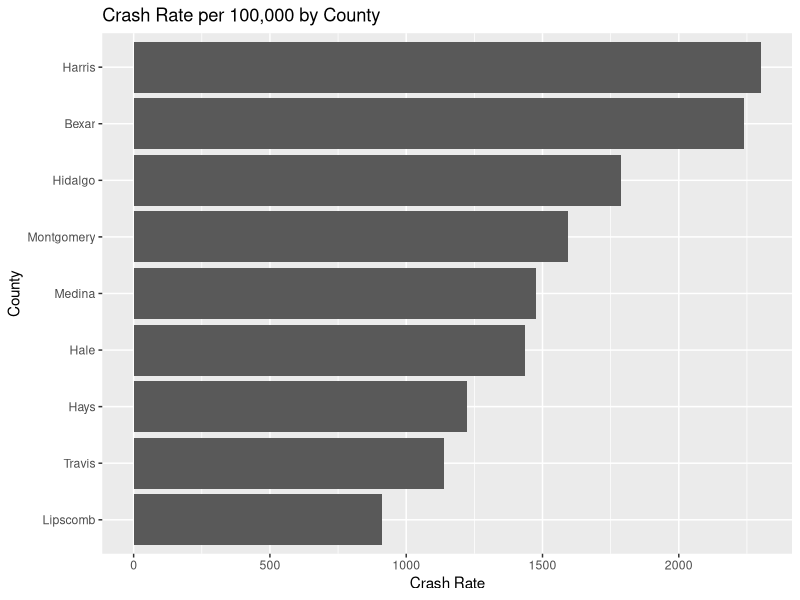
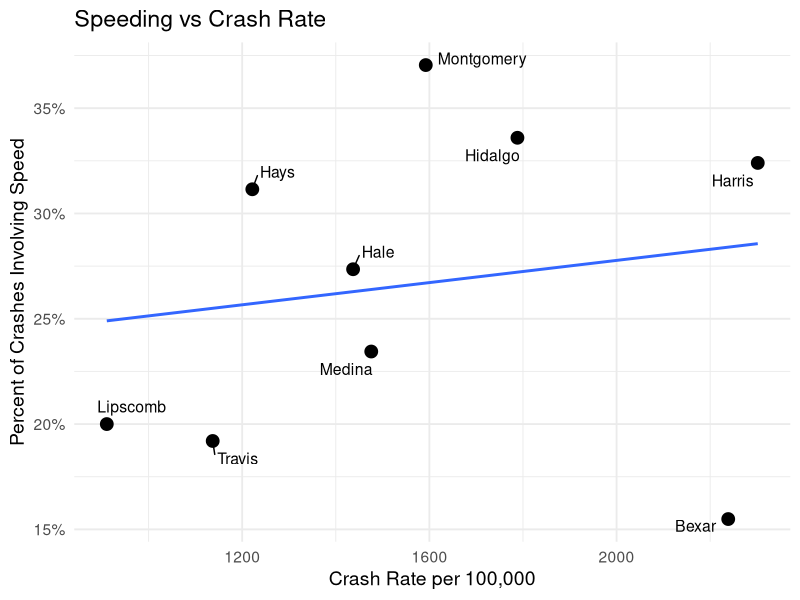
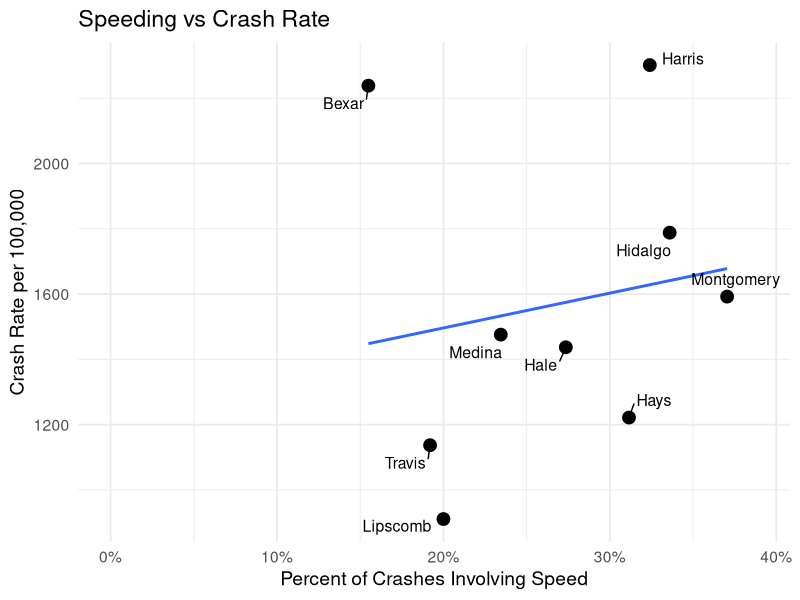
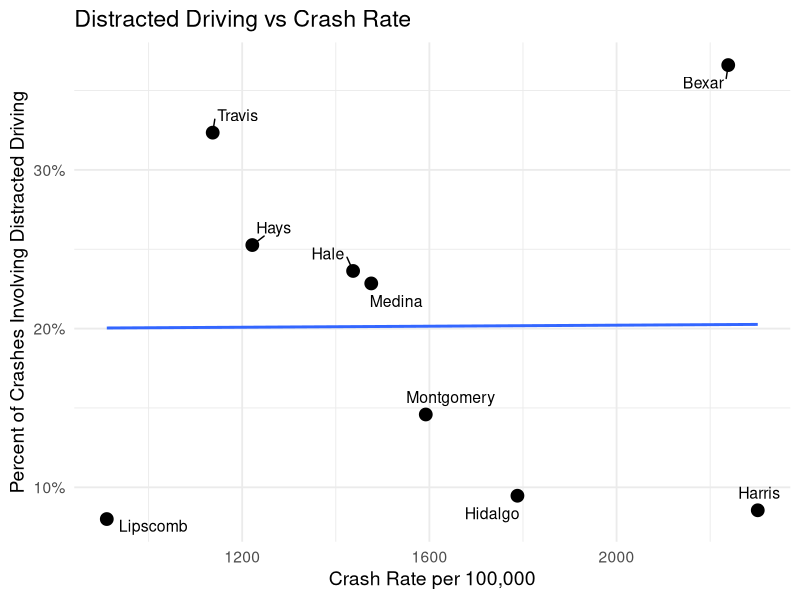
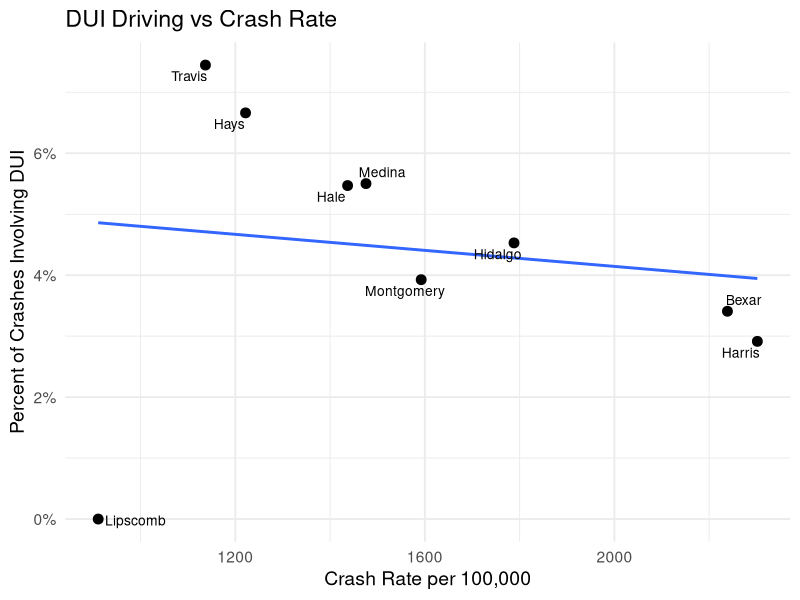
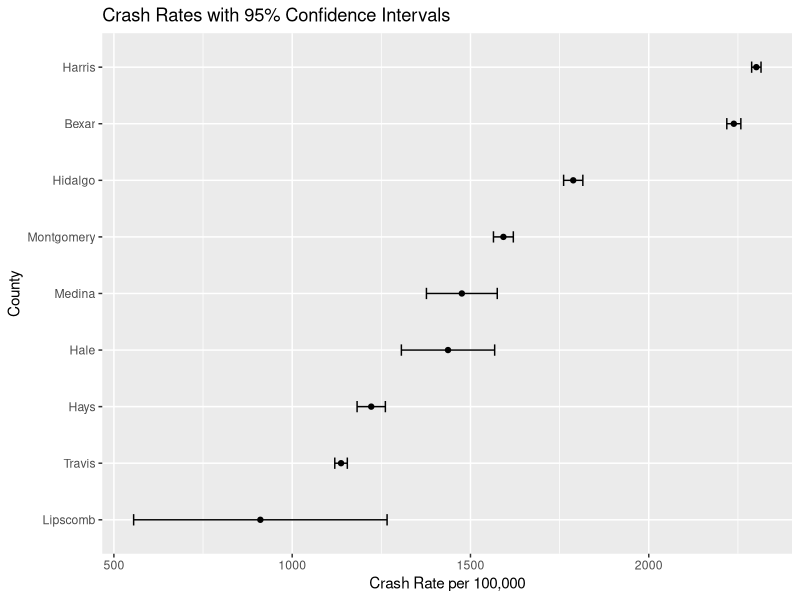
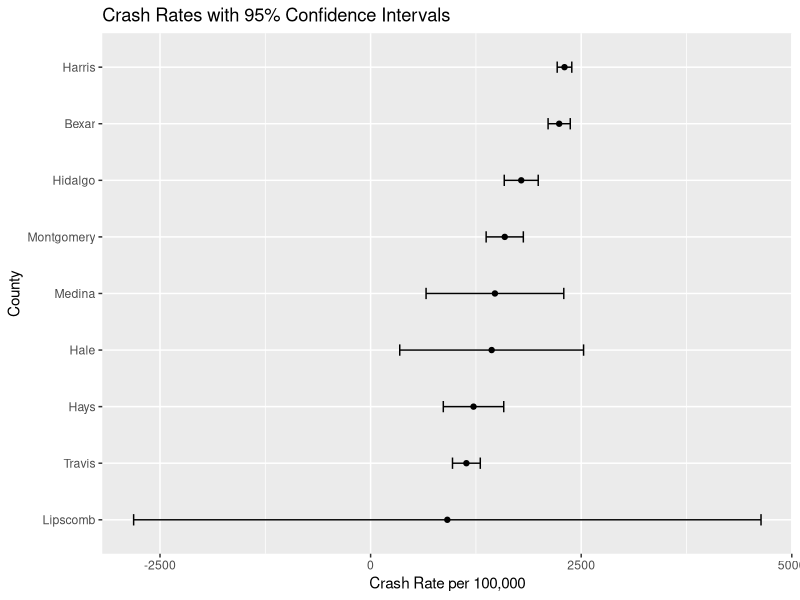

Generate these figures, in order, with R:
## ---- chunk 1
knitr::opts_chunk$set(echo = TRUE, warning = FALSE, message = FALSE)
library(tidyverse)
library(ggrepel)
library(scales)
## ---- chunk 2
crash <- read.csv("Crash_Data_2024.csv")

head(crash)
str(crash)
## ---- chunk 3
crash <- crash %>%
  mutate(
    Total_Crashes = as.numeric(gsub(",", "", Total_Crashes)),
    Population = as.numeric(gsub(",", "", Population)),
    Fatal_Crashes = as.numeric(gsub(",", "", Fatal_Crashes)),
    Speed_Crashes = as.numeric(gsub(",", "", Speed_Crashes)),
    DUI_Crashes = as.numeric(gsub(",", "", DUI_Crashes)),
    Distracted_Crashes = as.numeric(gsub(",", "", Distracted_Crashes)),
    Serious_Crashes = as.numeric(gsub(",", "", Serious_Crashes)),
    Minor_Crashes = as.numeric(gsub(",", "", Minor_Crashes))
  )

crash <- crash %>%
  mutate(
    Crash_Rate = (Total_Crashes / Population) * 100000,
    Fatal_Rate = (Fatal_Crashes / Population) * 100000,
    SpeedPercent = Speed_Crashes / Total_Crashes,
    DUIPercent = DUI_Crashes / Total_Crashes,
    DistractedPercent = Distracted_Crashes / Total_Crashes,
    SeverityPercent = (Fatal_Crashes + Serious_Crashes) / Total_Crashes
  )

summary(crash)
## ---- chunk 4
crash %>%
  arrange(desc(Crash_Rate))
## ---- chunk 5
crash %>%
  arrange(desc(Fatal_Rate))
## ---- chunk 6
ggplot(crash, aes(x = reorder(County, Crash_Rate), y = Crash_Rate)) +
  geom_col() +
  coord_flip() +
  labs(
    title = "Crash Rate per 100,000 by County",
    x = "County",
    y = "Crash Rate"
  )
## ---- chunk 7
ggplot(crash, aes(x = Crash_Rate, y = SpeedPercent, label = County)) +
  geom_point(size = 4) +
  geom_smooth(method = "lm", se = FALSE) +
  geom_text_repel(
    size = 4,
    box.padding = 0.5,
    point.padding = 0.3
  ) +
  scale_y_continuous(labels = percent_format(accuracy = 1)) +
  labs(
    title = "Speeding vs Crash Rate",
    x = "Crash Rate per 100,000",
    y = "Percent of Crashes Involving Speed"
  ) +
  theme_minimal(base_size = 14)

# Fixed so it starts at 0
ggplot(crash, aes(x = SpeedPercent, y = Crash_Rate, label = County)) +
  geom_point(size = 4) +
  geom_smooth(method = "lm", se = FALSE) +
  geom_text_repel(
    size = 4,
    box.padding = 0.5,
    point.padding = 0.3
  ) +
  scale_x_continuous(
    labels = percent_format(accuracy = 1),
    limits = c(0, max(crash$SpeedPercent) * 1.05)  # 👈 THIS FIX
  ) +
  labs(
    title = "Speeding vs Crash Rate",
    x = "Percent of Crashes Involving Speed",
    y = "Crash Rate per 100,000"
  ) +
  theme_minimal(base_size = 14)
# will not use since it does not look right starting at 0
## ---- chunk 8


ggplot(crash, aes(x = Crash_Rate, y = DistractedPercent, label = County)) +
  geom_point(size = 4) +
  geom_smooth(method = "lm", se = FALSE, aes(group = 1), linetype = "solid") +
  geom_text_repel(
    size = 4,
    box.padding = 0.5,
    point.padding = 0.3
  ) +
  scale_y_continuous(labels = percent_format(accuracy = 1)) +
  labs(
    title = "Distracted Driving vs Crash Rate",
    x = "Crash Rate per 100,000",
    y = "Percent of Crashes Involving Distracted Driving"
  ) +
  theme_minimal(base_size = 14)
## ---- chunk 9
ggplot(crash, aes(x = Crash_Rate, y = DUIPercent, label = County)) +
  geom_point(size = 3) +
  geom_smooth(method = "lm", se = FALSE, aes(group = 1)) +
  geom_text_repel(size = 3.5) +
  scale_y_continuous(labels = percent_format(accuracy = 1)) +
  labs(
    title = "DUI Driving vs Crash Rate",
    x = "Crash Rate per 100,000",
    y = "Percent of Crashes Involving DUI"
  ) +
  theme_minimal(base_size = 14)
## ---- chunk 10
#To get the r coefficient for the above graphs and their regression line
  # Speed vs Crash Rate
cor(crash$Crash_Rate, crash$SpeedPercent)

# Distracted vs Crash Rate
cor(crash$Crash_Rate, crash$DistractedPercent)

# DUI vs Crash Rate
cor(crash$Crash_Rate, crash$DUIPercent)
# Same as above but gives r, p-value, and confidence interval
cor.test(crash$Crash_Rate, crash$SpeedPercent)
cor.test(crash$Crash_Rate, crash$DistractedPercent)
cor.test(crash$Crash_Rate, crash$DUIPercent)
## ---- chunk 11
crash %>%
  select(County, Crash_Rate, Fatal_Rate, SpeedPercent, DUIPercent, DistractedPercent, SeverityPercent) %>%
  arrange(desc(Crash_Rate))
## ---- chunk 12
harris <- crash %>% filter(County == "Harris")

p_hat_harris <- harris$Total_Crashes / harris$Population
n_harris <- harris$Population
z <- 1.96
se_harris <- sqrt((p_hat_harris * (1 - p_hat_harris)) / n_harris)

lower_harris <- p_hat_harris - z * se_harris
upper_harris <- p_hat_harris + z * se_harris

lower_harris * 100000
upper_harris * 100000
## ---- chunk 13
montgomery <- crash %>% filter(County == "Montgomery")

p_hat_montgomery <- montgomery$Total_Crashes / montgomery$Population
n_montgomery <- montgomery$Population
se_montgomery <- sqrt((p_hat_montgomery * (1 - p_hat_montgomery)) / n_montgomery)

lower_montgomery <- p_hat_montgomery - z * se_montgomery
upper_montgomery <- p_hat_montgomery + z * se_montgomery

lower_montgomery * 100000
upper_montgomery * 100000
## ---- chunk 14
tibble(
  County = c("Harris", "Montgomery"),
  Lower_CI = c(lower_harris, lower_montgomery) * 100000,
  Upper_CI = c(upper_harris, upper_montgomery) * 100000
)
## ---- chunk 15
ci_all <- crash %>%
  mutate(
    p_hat = Total_Crashes / Population,
    n = Population,
    z = 1.96,
    se = sqrt((p_hat * (1 - p_hat)) / n),
    Lower_CI = (p_hat - z * se) * 100000,
    Upper_CI = (p_hat + z * se) * 100000,
    Crash_Rate = p_hat * 100000
  ) %>%
  select(County, Crash_Rate, Lower_CI, Upper_CI)

knitr::kable(
  ci_all %>% mutate(across(-County, ~ round(.x, 2))),
  booktabs = TRUE,
  caption = "95% Confidence Intervals for Crash Rates"
)

ggplot(ci_all, aes(x = reorder(County, Crash_Rate), y = Crash_Rate)) +
  geom_point() +
  geom_errorbar(aes(ymin = Lower_CI, ymax = Upper_CI), width = 0.2) +
  coord_flip() +
  labs(
    title = "Crash Rates with 95% Confidence Intervals",
    x = "County",
    y = "Crash Rate per 100,000"
  )
## ---- chunk 16
# replacing population with total crashes to see what happens with the confidence interval.
ci_all <- crash %>%
  mutate(
    p_hat = Total_Crashes / Population,
    n = Total_Crashes,
    z = 1.96,
   se = sqrt((p_hat * (1 - p_hat)) / Total_Crashes),
    Lower_CI = (p_hat - z * se) * 100000,
    Upper_CI = (p_hat + z * se) * 100000,
    Crash_Rate = p_hat * 100000
  ) %>%
  select(County, Crash_Rate, Lower_CI, Upper_CI)

knitr::kable(
  ci_all %>% mutate(across(-County, ~ round(.x, 2))),
  booktabs = TRUE,
  caption = "95% Confidence Intervals for Crash Rates"
)

ggplot(ci_all, aes(x = reorder(County, Crash_Rate), y = Crash_Rate)) +
  geom_point() +
  geom_errorbar(aes(ymin = Lower_CI, ymax = Upper_CI), width = 0.2) +
  coord_flip() +
  labs(
    title = "Crash Rates with 95% Confidence Intervals",
    x = "County",
    y = "Crash Rate per 100,000"
  )


## ---- chunk 17
model <- lm(Crash_Rate ~ SpeedPercent + DUIPercent + DistractedPercent, data = crash)

summary(model)
